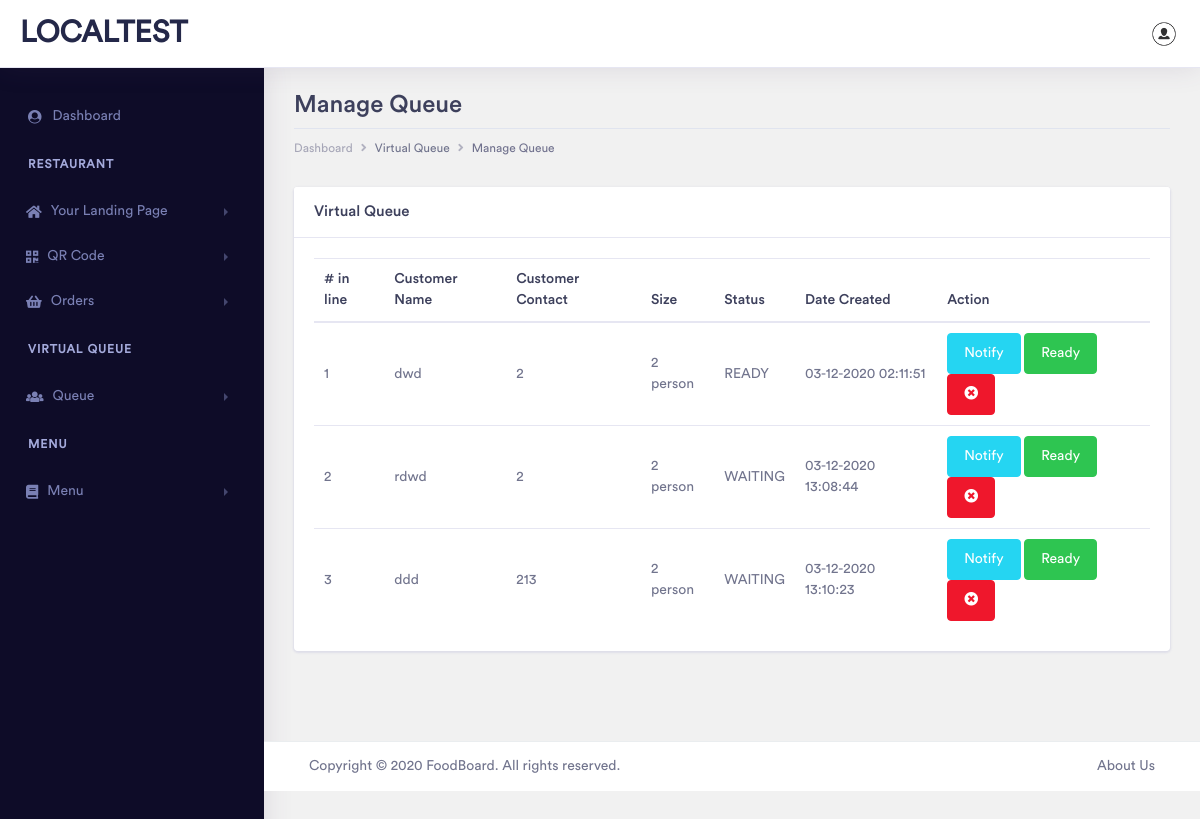
Page /client/manage-queue.php (signed in) on the earlier database version.
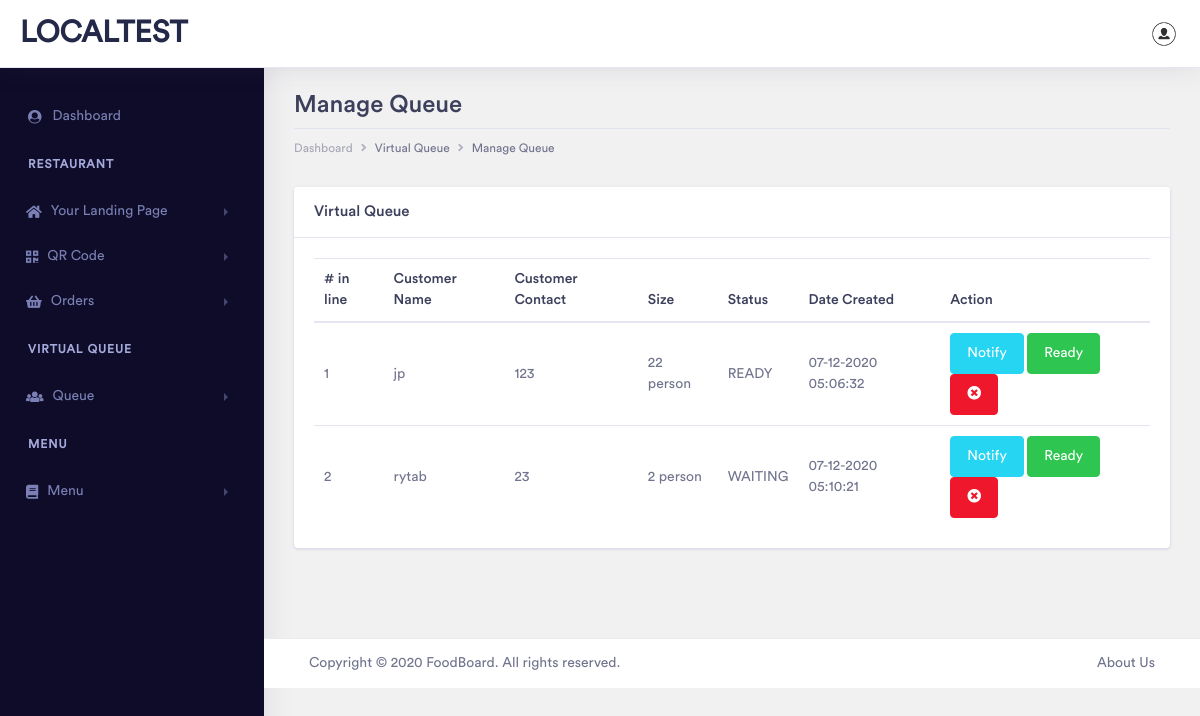
Same page on the later database version.
### tables this page shows
CREATE TABLE `fos_queue` (
  `uid` int(5) NOT NULL,
  `client_uid` int(5) NOT NULL,
  `queue_number` varchar(50) NOT NULL,
  `queue_cus_name` varchar(50) NOT NULL,
  `queue_cus_contact` varchar(50) NOT NULL,
  `queue_cus_size` varchar(50) NOT NULL,
  `queue_status` varchar(50) NOT NULL,
  `date_created` varchar(50) NOT NULL
);

### client/manage-queue.php (the view, shortened to what this page needs)
<?php
include("include/connectdb.php");
$qry_queue = "SELECT * FROM fos_queue
					WHERE client_uid =  '".$_SESSION['user_id']."'";
$result_queue = mysqli_query($db, $qry_queue);
$num_queue = mysqli_num_rows($result_queue);
?>
<!doctype html>
<html lang="en">
<head>
    <link rel="stylesheet" href="assets/vendor/bootstrap/css/bootstrap.min.css">
    <link href="assets/vendor/fonts/circular-std/style.css" rel="stylesheet">
    <link rel="stylesheet" href="assets/libs/css/style.css">
    <link rel="stylesheet" href="assets/vendor/fonts/fontawesome/css/fontawesome-all.css">
</head>
<body>
    <div class="dashboard-main-wrapper">
        <?php
        include("include/navbar.php");
        ?>
        <?php
        include("include/sidebar.php");
        ?>
        <div class="dashboard-wrapper">
            <div class="container-fluid  dashboard-content">
                <div class="row">
                    <div class="col-xl-12 col-lg-12 col-md-12 col-sm-12 col-12">
                        <div class="page-header">
                            <h2 class="pageheader-title">Manage Queue </h2>
                            <div class="page-breadcrumb">
                                <nav aria-label="breadcrumb">
                                    <ol class="breadcrumb">
                                        <li class="breadcrumb-item"><a href="#" class="breadcrumb-link">Dashboard</a></li>
                                        <li class="breadcrumb-item">Virtual Queue</li>
                                        <li class="breadcrumb-item active" aria-current="page">Manage Queue</li>
                                    </ol>
                                </nav>
                            </div>
                        </div>
                    </div>
                </div>
                    <div class="row">
                        <div class="col-xl-12 col-lg-12 col-md-12 col-sm-12 col-12">
                            <div class="card">
                                <h5 class="card-header">Virtual Queue</h5>
                                <div class="card-body">
                                    <div class="table-responsive ">
                                    <table class="table">
                                    <thead>
                                        <tr>
                                            <th scope="col"># in line</th>
                                            <th scope="col">Customer Name</th>
                                            <th scope="col">Customer Contact</th>
                                            <th scope="col">Size</th>
                                            <th scope="col">Status</th>
                                            <th scope="col">Date Created</th>
                                            <th scope="col">Action</th>
                                        </tr>
                                    </thead>
                                    <tbody>
                                    <?php for($c=0; $c<$num_queue; $c++){ ?>
                                    <?php $q = mysqli_fetch_assoc($result_queue);?>
                                        <tr>
                                            <td scope="row"><?php echo $q['queue_number'];?></td>
                                            <td><?php echo $q['queue_cus_name'];?></td>
                                            <td><?php echo $q['queue_cus_contact'];?></td>
                                            <td><?php echo $q['queue_cus_size'];?> person</td>
                                            <td><?php echo $q['queue_status'];?></td>
                                            <td><?php echo $q['date_created'];?></td>
                                            <td><a href="notify-sms.php?n=<?php echo $q['queue_cus_name'];?>" class="btn btn-info rounded">Notify</a> <a href="ready.php?q=<?php echo $q['uid'];?>" class="btn btn-success rounded">Ready</a> <a href="wipe.php?exq=<?php echo $q['uid'];?>" class="btn btn-danger rounded"><i class="fas fa-times-circle"></i></a></td>
                                        </tr>
                                    <?php } ?>
                                    </tbody>
                                </table>
                                    </div>
                                </div>
                            </div>
                        </div>
                    </div>
            </div>
            <?php
            include("include/footer.php");
            ?>
        </div>
    </div>
</body>
</html>

Differences in the rows shown:
removed fos_queue: queue_number "1", queue_cus_name "dwd", queue_cus_contact "2", queue_cus_size "2", queue_status "READY", date_created "03-12-2020 02:11:51"
removed fos_queue: queue_number "2", queue_cus_name "rdwd", queue_cus_contact "2", queue_cus_size "2", queue_status "WAITING", date_created "03-12-2020 13:08:44"
removed fos_queue: queue_number "3", queue_cus_name "ddd", queue_cus_contact "213", queue_cus_size "2", queue_status "WAITING", date_created "03-12-2020 13:10:23"
added fos_queue: queue_number "1", queue_cus_name "jp", queue_cus_contact "123", queue_cus_size "22", queue_status "READY", date_created "07-12-2020 05:06:32"
added fos_queue: queue_number "2", queue_cus_name "rytab", queue_cus_contact "23", queue_cus_size "2", queue_status "WAITING", date_created "07-12-2020 05:10:21"
